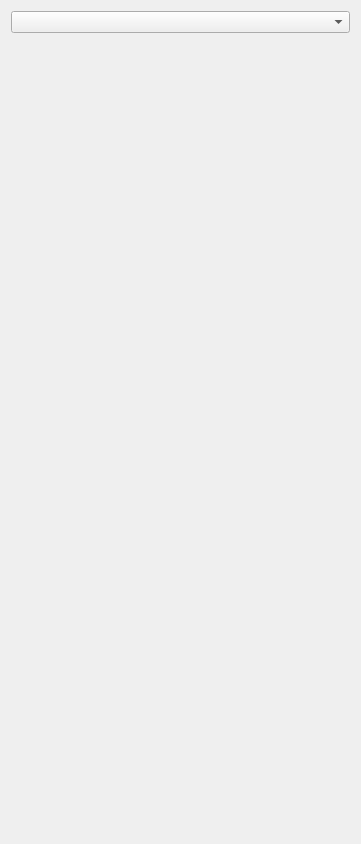
<?xml version="1.0" encoding="UTF-8"?>
<ui version="4.0">
 <class>DAChart3DSettingWidget</class>
 <widget class="QWidget" name="DAChart3DSettingWidget">
  <property name="geometry">
   <rect>
    <x>0</x>
    <y>0</y>
    <width>361</width>
    <height>844</height>
   </rect>
  </property>
  <property name="windowTitle">
   <string>3D Chart Setting</string>
  </property>
  <layout class="QVBoxLayout" name="verticalLayout">
   <item>
    <widget class="QComboBox" name="comboBoxSelectItem"/>
   </item>
   <item>
    <widget class="QStackedWidget" name="stackedWidget">
     <property name="currentIndex">
      <number>0</number>
     </property>
    </widget>
   </item>
  </layout>
 </widget>
 <resources/>
 <connections/>
</ui>
